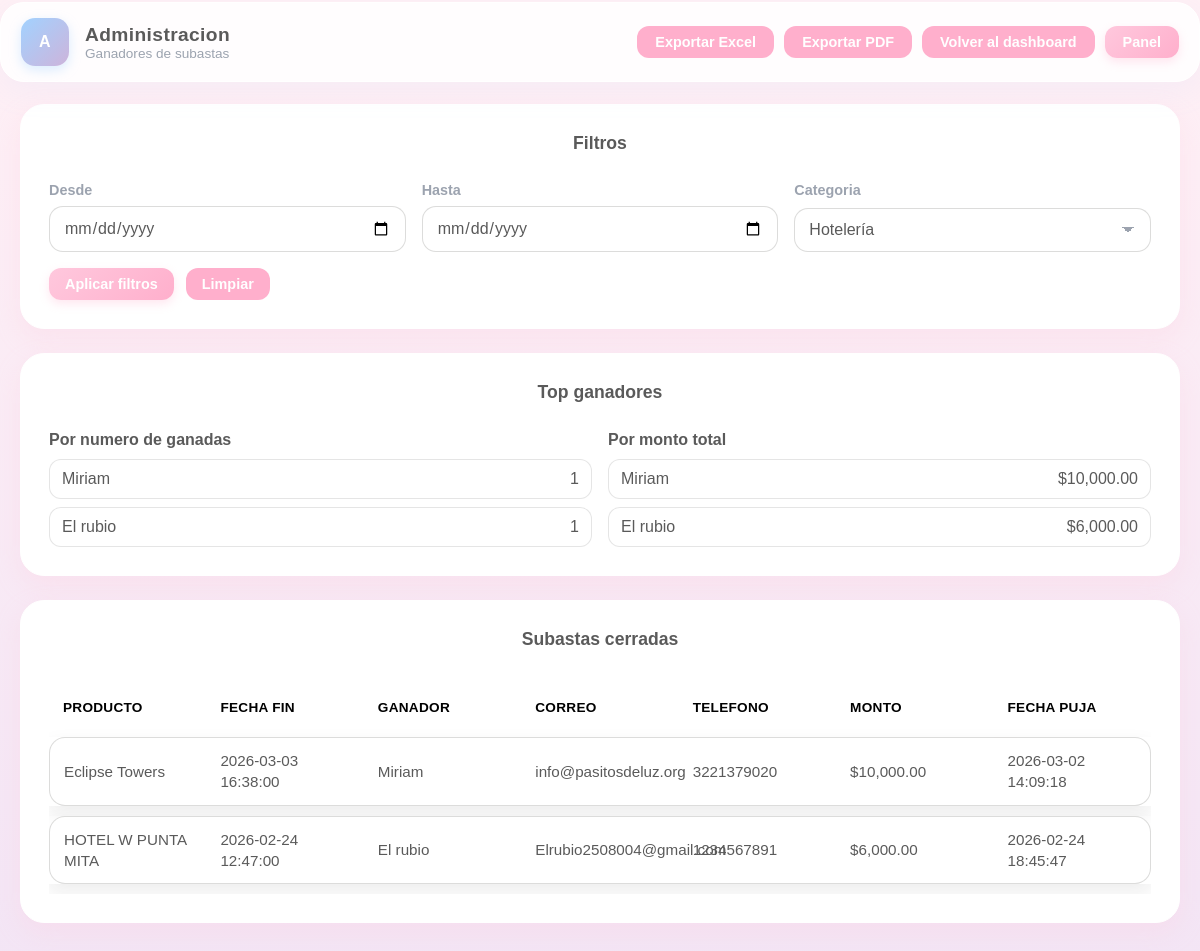
/php/ganadores.php?categoria=1 (signed in), run on the app's committed database.
### tables this page shows
CREATE TABLE `ganadores_historial` (
  `id` int(11) NOT NULL,
  `producto_id` int(11) NOT NULL,
  `producto_nombre` varchar(255) NOT NULL,
  `categoria_id` int(11) DEFAULT NULL,
  `nombre_usuario` varchar(150) DEFAULT NULL,
  `correo_usuario` varchar(150) DEFAULT NULL,
  `telefono_usuario` varchar(20) DEFAULT NULL,
  `monto_puja` decimal(10,2) DEFAULT NULL,
  `fecha_puja` datetime DEFAULT NULL,
  `fecha_cierre` datetime NOT NULL,
  `created_at` timestamp NOT NULL DEFAULT current_timestamp()
);

### php/ganadores.php (the view, shortened to what this page needs)
<?php
require_once __DIR__ . "/../config/db.php";
$hasFin = true;
$categorias = [];
$resultCategorias = $mysqli->query("SELECT id, nombre FROM categorias ORDER BY nombre ASC");
if ($resultCategorias) {
    while ($row = $resultCategorias->fetch_assoc()) {
        $categorias[] = $row;
    }
}
$fromRaw = trim($_GET["from"] ?? "");
$toRaw = trim($_GET["to"] ?? "");
$categoriaFiltro = (int) ($_GET["categoria"] ?? 0);
$query = "SELECT gh.producto_id AS id, gh.producto_nombre AS nombre, gh.fecha_cierre AS fecha_fin,
    'finalizado' AS estado, gh.nombre_usuario, gh.correo_usuario, gh.telefono_usuario, gh.monto_puja, gh.fecha_puja
    FROM ganadores_historial gh WHERE 1=1";
if ($categoriaFiltro > 0) {
    $query .= " AND gh.categoria_id = " . $categoriaFiltro;
}
$query .= " ORDER BY gh.fecha_cierre DESC, gh.id DESC";
$ganadores = [];
$result = $mysqli->query($query);
if ($result) {
    while ($row = $result->fetch_assoc()) {
        $ganadores[] = $row;
    }
}
$ganadoresCount = [];
$ganadoresTotal = [];
foreach ($ganadores as $row) {
    $nombre = trim((string) ($row["nombre_usuario"] ?? ""));
    $ganadoresCount[$nombre] = ($ganadoresCount[$nombre] ?? 0) + 1;
    $ganadoresTotal[$nombre] = ($ganadoresTotal[$nombre] ?? 0) + (float) ($row["monto_puja"] ?? 0);
}
arsort($ganadoresCount);
arsort($ganadoresTotal);
$topGanadoresCount = array_slice($ganadoresCount, 0, 5, true);
$topGanadoresTotal = array_slice($ganadoresTotal, 0, 5, true);
$exportParams = [];
if ($categoriaFiltro > 0) {
    $exportParams[] = "categoria=" . $categoriaFiltro;
}
$exportQuery = count($exportParams) > 0 ? "&" . implode("&", $exportParams) : "";
?>
<!DOCTYPE html>
<html lang="es">
<head>
    <link href="../css/style.css" rel="stylesheet" />
    <link href="../css/dashboard.css" rel="stylesheet" />
</head>
<body class="auth-page">
    <header class="dash-header">
        <div class="dash-title">
            <div class="brand-mark">A</div>
            <div>
                <div class="brand-name">Administracion</div>
                <div class="brand-tag">Ganadores de subastas</div>
            </div>
        </div>
        <div class="dash-actions">
            <a class="btn btn-compact ghost" href="export_ganadores.php?format=excel<?php echo $exportQuery; ?>">Exportar Excel</a>
            <a class="btn btn-compact ghost" href="export_ganadores.php?format=pdf<?php echo $exportQuery; ?>">Exportar PDF</a>
            <a class="btn btn-compact ghost" href="dashboard.php">Volver al dashboard</a>
            <a class="btn btn-compact" href="panel.php">Panel</a>
        </div>
    </header>
    <main class="dashboard">
        <section class="card">
            <div class="card-title">Filtros</div>
            <form class="filter-form" method="get">
                <div class="filter-grid">
                    <label class="field">
                        <span>Desde</span>
                        <input type="date" name="from" value="<?php echo htmlspecialchars($fromRaw); ?>" />
                    </label>
                    <label class="field">
                        <span>Hasta</span>
                        <input type="date" name="to" value="<?php echo htmlspecialchars($toRaw); ?>" />
                    </label>
                    <label class="field">
                        <span>Categoria</span>
                        <select name="categoria">
                            <?php foreach ($categorias as $categoria) { ?>
                                <option value="<?php echo (int) $categoria["id"]; ?>" <?php echo ((int) $categoriaFiltro === (int) $categoria["id"]) ? "selected" : ""; ?>>
                                    <?php echo htmlspecialchars($categoria["nombre"]); ?>
                                </option>
                            <?php } ?>
                        </select>
                    </label>
                </div>
                <div class="filter-actions">
                    <button class="btn btn-compact" type="submit">Aplicar filtros</button>
                    <a class="btn btn-compact ghost" href="ganadores.php">Limpiar</a>
                </div>
            </form>
        </section>
        <section class="card">
            <div class="card-title">Top ganadores</div>
            <div class="stats-grid">
                <div>
                    <div class="stat-title">Por numero de ganadas</div>
                    <?php if (count($topGanadoresCount) === 0) { ?>
                        <div class="stat-empty">Sin datos</div>
                    <?php } else { ?>
                        <ul class="stat-list">
                            <?php foreach ($topGanadoresCount as $name => $count) { ?>
                                <li><?php echo htmlspecialchars($name); ?> <span><?php echo (int) $count; ?></span></li>
                            <?php } ?>
                        </ul>
                    <?php } ?>
                </div>
                <div>
                    <div class="stat-title">Por monto total</div>
                    <?php if (count($topGanadoresTotal) === 0) { ?>
                        <div class="stat-empty">Sin datos</div>
                    <?php } else { ?>
                        <ul class="stat-list">
                            <?php foreach ($topGanadoresTotal as $name => $total) { ?>
                                <li><?php echo htmlspecialchars($name); ?> <span>$<?php echo number_format((float) $total, 2); ?></span></li>
                            <?php } ?>
                        </ul>
                    <?php } ?>
                </div>
            </div>
        </section>
        <section class="card">
            <div class="card-title">Subastas cerradas</div>
            <div class="table-wrap">
                <table class="admin-table">
                    <thead>
                        <tr>
                            <th>Producto</th>
                            <?php if ($hasFin) { ?>
                                <th>Fecha fin</th>
                            <?php } ?>
                            <th>Ganador</th>
                            <th>Correo</th>
                            <th>Telefono</th>
                            <th>Monto</th>
                            <th>Fecha puja</th>
                        </tr>
                    </thead>
                    <tbody>
                        <?php if (count($ganadores) === 0) { ?>
                            <tr>
                                <td colspan="<?php echo $hasFin ? 7 : 6; ?>">No hay subastas finalizadas.</td>
                            </tr>
                        <?php } else { ?>
                            <?php foreach ($ganadores as $row) { ?>
                                <tr>
                                    <td><?php echo htmlspecialchars($row["nombre"] ?? ""); ?></td>
                                    <?php if ($hasFin) { ?>
                                        <td><?php echo htmlspecialchars($row["fecha_fin"] ?? "-"); ?></td>
                                    <?php } ?>
                                    <td><?php echo htmlspecialchars($row["nombre_usuario"] ?? "Sin pujas"); ?></td>
                                    <td><?php echo htmlspecialchars($row["correo_usuario"] ?? "-"); ?></td>
                                    <td><?php echo htmlspecialchars($row["telefono_usuario"] ?? "-"); ?></td>
                                    <td>$<?php echo number_format((float) ($row["monto_puja"] ?? 0), 2); ?></td>
                                    <td><?php echo htmlspecialchars($row["fecha_puja"] ?? "-"); ?></td>
                                </tr>
                            <?php } ?>
                        <?php } ?>
                    </tbody>
                </table>
            </div>
        </section>
    </main>
</body>
</html>

### css/style.css (style rules this page uses)
:root { --bg: #f4efe5; --bg-soft: #fdf7ef; --ink: #2a2722; --muted: #6b655c; --accent: #7a946d; --accent-2: #cbb992; --line: rgba(42, 39, 34, 0.16); --shadow: 0 24px 60px rgba(41, 35, 26, 0.16); --pastel-pink: #ffc8dd; --pastel-pink-dark: #ffafcc; --pastel-blue: #a2d2ff; --pastel-blue-dark: #8ecae6; --pastel-purple: #cdb4db; }
* { box-sizing: border-box; margin: 0; padding: 0; }
body { font-family: "Space Grotesk", system-ui, -apple-system, "Segoe UI", sans-serif; background: #ffffff; color: var(--ink); min-height: 100vh; }
.auth-page { display: block; }
button, input, select, textarea { font-family: inherit; }
a { color: inherit; text-decoration: none; }
.brand-mark { width: 46px; height: 46px; border-radius: 14px; background: linear-gradient(140deg, #ff83fb, #eebff6); display: grid; place-items: center; color: white; font-weight: 800; letter-spacing: 0.02em; }
.brand-name { font-weight: 700; letter-spacing: 0.02em; }
.brand-tag { color: var(--muted); font-size: 0.9rem; }
.field { display: grid; gap: 8px; font-weight: 600; }
.field span { font-size: 0.9rem; color: var(--muted); }
.field input { border-radius: 14px; border: 1px solid var(--line); padding: 12px 14px; background: white; font-family: inherit; font-size: 1rem; color: var(--ink); width: 100%; }
.field select, .field input[type="file"] { border-radius: 14px; border: 1px solid var(--line); padding: 12px 14px; background: #ffffff; font-family: inherit; font-size: 1rem; color: var(--ink); width: 100%; }
.field select { appearance: none; background-image: linear-gradient(45deg, transparent 50%, var(--muted) 50%), linear-gradient(135deg, var(--muted) 50%, transparent 50%); background-position: calc(100% - 22px) 50%, calc(100% - 16px) 50%; background-size: 6px 6px, 6px 6px; background-repeat: no-repeat; cursor: pointer; }
.btn { border-radius: 12px; padding: 12px 20px; border: none; background: linear-gradient(135deg, var(--pastel-pink), var(--pastel-pink-dark)); color: #ffffff; font-weight: 600; cursor: pointer; transition: all 0.3s ease; width: 100%; box-shadow: 0 4px 10px rgba(255, 175, 204, 0.3); }
.btn.btn-compact { padding: 8px 16px; font-size: 0.9rem; width: auto; }
.table-wrap { overflow-x: auto; }
.admin-table { width: 100%; border-collapse: separate; border-spacing: 0 10px; font-size: 0.95rem; table-layout: fixed; min-width: 980px; }
.admin-table th, .admin-table td { text-align: left; padding: 12px 14px; border-bottom: none; vertical-align: middle; }
.admin-table td { white-space: normal; line-height: 1.4; }
.admin-table thead th { color: #000000; font-weight: 700; font-size: 0.85rem; letter-spacing: 0.02em; text-transform: uppercase; position: sticky; top: 0; background: #ffffff; z-index: 1; }
.admin-table tbody tr { box-shadow: 0 8px 18px rgba(28, 28, 28, 0.08); }
.admin-table tbody td { background: #ffffff; border-top: 1px solid var(--line); border-bottom: 1px solid var(--line); }
.admin-table tbody td:first-child { border-left: 1px solid var(--line); border-top-left-radius: 16px; border-bottom-left-radius: 16px; }
.admin-table tbody td:last-child { border-right: 1px solid var(--line); border-top-right-radius: 16px; border-bottom-right-radius: 16px; }

### data on the page
ganadores_historial: producto_nombre "Eclipse Towers", fecha_cierre "2026-03-03 16:38:00", nombre_usuario "Miriam", correo_usuario "info@pasitosdeluz.org", telefono_usuario "3221379020", monto_puja "10,000.00", fecha_puja "2026-03-02 14:09:18"
ganadores_historial: producto_nombre "HOTEL W PUNTA MITA", fecha_cierre "2026-02-24 12:47:00", nombre_usuario "El rubio", correo_usuario "Elrubio2508004@gmail.com", telefono_usuario "1234567891", monto_puja "6,000.00", fecha_puja "2026-02-24 18:45:47"

### other printed values
$name "Miriam"
$count "1"
$name "El rubio"
$total "10,000.00"
$total "6,000.00"
form field categoria "Hotelería"
